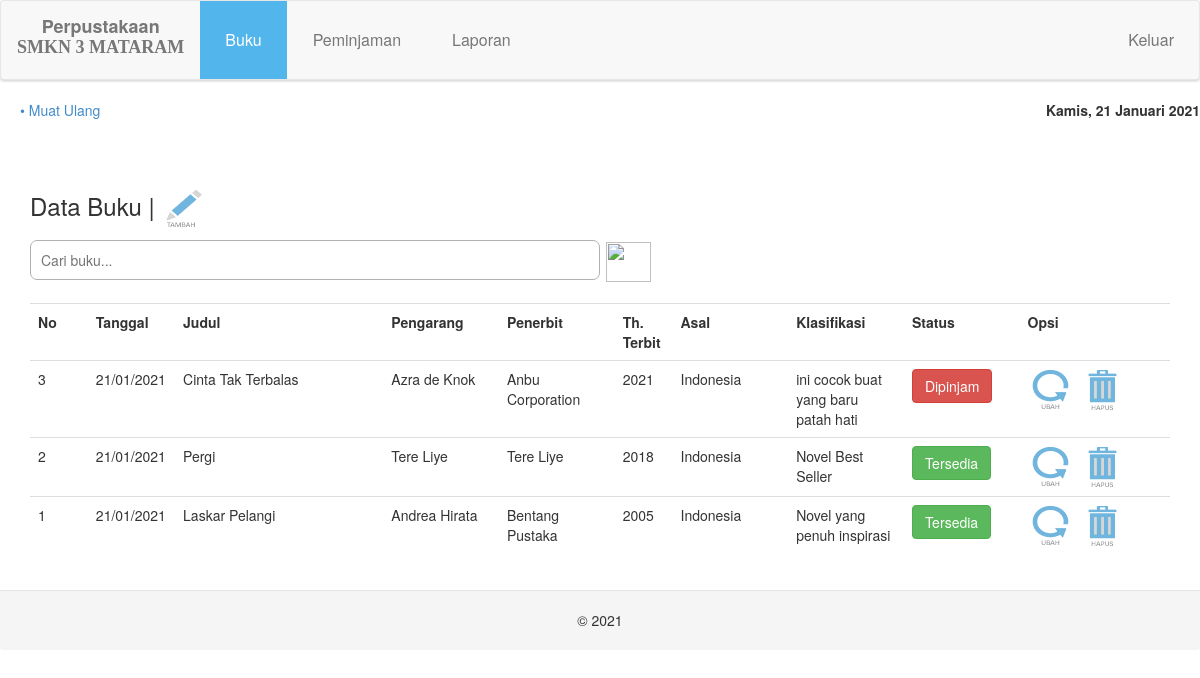
Page /?a=buku (signed in) on the committed database.
### tables this page shows
CREATE TABLE `tgr_buku` (
  `no` varchar(225) NOT NULL,
  `tanggal` varchar(50) NOT NULL,
  `judul` varchar(200) NOT NULL,
  `pengarang` varchar(100) NOT NULL,
  `penerbit` varchar(100) NOT NULL,
  `tahun_terbit` int(10) NOT NULL,
  `asal` varchar(200) NOT NULL,
  `klasifikasi` varchar(200) NOT NULL
);

### panggil/buku.php (the view, shortened to what this page needs)
<div class="container">
<h3>Data Buku | <a href="./?a=buku&b=tambah"><img src="./tampilan/ikon/tambah.png" class="crud"></a></h3>
<form method="get"><input type="text" name="cari_buku" placeholder="Cari buku..."><button type="submit" style="background: none;border: none"><img src="./tampilan/ikon/cari.png" class="crud"></button></form><br>
<?php
$query = mysqli_query($db, "SELECT*FROM tgr_buku ORDER by no DESC");
?>
	<table class="table" style="width:100%" id="buku">
		<tr>
			<th style="width:5%">No</th>
			<th style="width:7%">Tanggal</th>
			<th style="width:18%">Judul</th>
			<th style="width:10%">Pengarang</th>
			<th style="width:10%">Penerbit</th>
			<th style="width:5%">Th. Terbit</th>
			<th style="width:10%">Asal</th>
			<th style="width:10%">Klasifikasi</th>
			<th style="width:10%">Status</th>
			<th style="width:13%">Opsi</th>
		</tr>
		<?php
		while ($buku = mysqli_fetch_array($query)) {
		?>
		<tr>
			<td><?php echo $buku['no'];?></td>
			<td><?php echo $buku['tanggal'];?></td>
			<td><?php echo $buku['judul'];?></td>
			<td><?php echo $buku['pengarang'];?></td>
			<td><?php echo $buku['penerbit'];?></td>
			<td><?php echo $buku['tahun_terbit'];?></td>
			<td><?php echo $buku['asal'];?></td>
			<td><?php echo $buku['klasifikasi'];?></td>
			<td>
				<?php
				$qq = mysqli_query($db, "SELECT*FROM tgr_peminjaman WHERE no_buku='$buku[no]'");
				$ddqq = mysqli_fetch_array($qq);
				$caripinjam = mysqli_num_rows($qq);
				if ($caripinjam > 0 && $ddqq['status'] !== '1') {
					echo "<button class='btn btn-danger'>Dipinjam</button>";
				}
				else{
					echo "<button class='btn btn-success'>Tersedia</button>";
				}
				?>
			</td>
			<td><form method="post"><a href="./?a=buku&b=ubah&no=<?php echo $buku['no']?>"><img src="./tampilan/ikon/ubah.png" class="crud"></a><button value="<?php echo $buku['no']?>" type="submit" style="background:none;border:none;" name="ngapus" onclick="return confirm('Hapus Buku: <?php echo $buku["judul"];?>?')"><img src="./tampilan/ikon/hapus.png" class="crud"></button></form></td>
		</tr>
		<?php
		}
		?>
	</table>
</div>

### rows in the picture
tgr_buku: no "3", tanggal "21/01/2021", judul "Cinta Tak Terbalas", pengarang "Azra de Knok", penerbit "Anbu Corporation", tahun_terbit "2021", asal "Indonesia", klasifikasi "ini cocok buat yang baru patah hati", shows "Dipinjam"
tgr_buku: no "2", tanggal "21/01/2021", judul "Pergi", pengarang "Tere Liye", penerbit "Tere Liye", tahun_terbit "2018", asal "Indonesia", klasifikasi "Novel Best Seller", shows "Tersedia"
tgr_buku: no "1", tanggal "21/01/2021", judul "Laskar Pelangi", pengarang "Andrea Hirata", penerbit "Bentang Pustaka", tahun_terbit "2005", asal "Indonesia", klasifikasi "Novel yang penuh inspirasi", shows "Tersedia"
